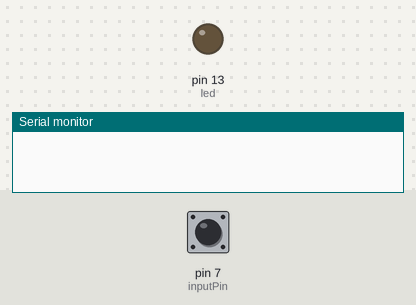
A sketch run on a simulated Arduino Uno, built with avr-gcc and run on an emulated ATmega328P. On the bench: output pins drawn as LEDs (lit = HIGH), the last lines printed to the serial monitor. Dashed ring = blinking. Inputs (shaded band) come from the test bench; at power-on: pin 7 (inputPin) HIGH.

Above: at 1.2 s.
1.3 s: pin 7 (inputPin) pulled LOW for 3.2 s
At 2.3 s:
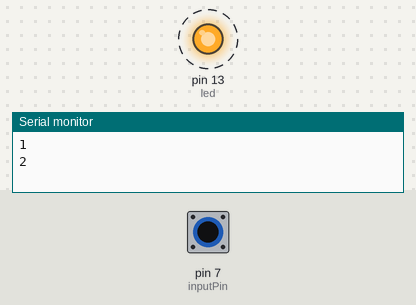
7.5 s: pin 7 (inputPin) pulled LOW for 1 s
At 8.2 s:
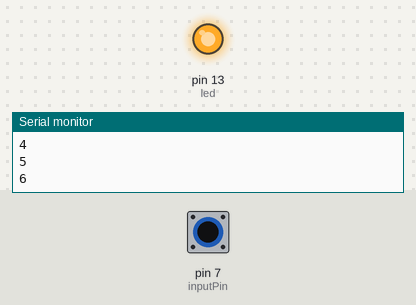
Timing chart, 0 to 11.4 s (numbered marks = the images above; inputs shaded):
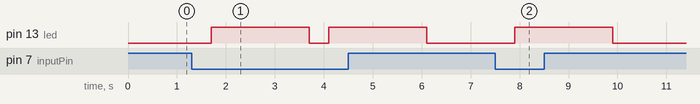

Measured:
- after the input at 1.3 s, pin 13 (led): alternates HIGH for 2.0 s and LOW for 0.40 s, starting after 0.40 s
- after the input at 7.5 s, pin 13 (led): LOW → HIGH after 0.40 s, → LOW 2.0 s later

The sketch:

finding_even_numbers.ino
```cpp
int counter;
const byte led=13;
const byte inputPin=7;
int in;
int value;

void setup() {
  // put your setup code here, to run once:
  pinMode(led,OUTPUT);
  pinMode(inputPin, INPUT_PULLUP);
  Serial.begin(9600);
}

void loop() {
  // put your main code here, to run repeatedly:
  in= digitalRead(inputPin);
  if (in ==LOW){
    delay(200);
    counter= counter+1;
    value=value+1;
    Serial.println(value);
  }
  if((value%2 ==0) && (counter==1)){
    digitalWrite(led,HIGH);
    delay(2000);
    digitalWrite(led,LOW);
  }
  counter=0;
}
```
